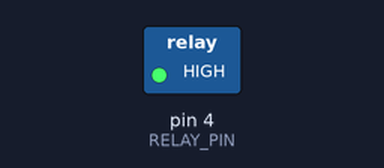
Recording of a sketch running on a simulated Arduino Uno, built with avr-gcc and run on an emulated ATmega328P. Parts: switched loads named in the sketch (green lamp = pin HIGH).

Above: at 1.0 s.
At 3.0 s:
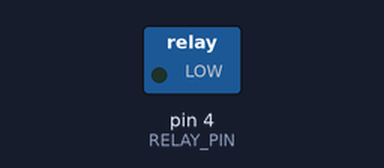
Timing chart, 0 to 5.2 s (numbered marks = the images above):
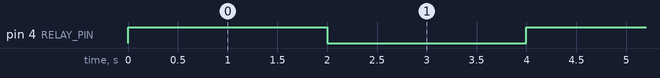

Measured:
- by itself, pin 4 (RELAY_PIN): alternates HIGH for 2.0 s and LOW for 2.0 s

The sketch:

relay_module.ino
```cpp
const int RELAY_PIN = 4;  // the Arduino pin, which connects to the IN pin of relay

// the setup function runs once when you press reset or power the board
void setup() {
  // initialize digital pin A5 as an output.
  pinMode(RELAY_PIN, OUTPUT);
}

// the loop function runs over and over again forever
void loop() {
  digitalWrite(RELAY_PIN, HIGH); // turn on pump 5 seconds
  delay(2000);
  digitalWrite(RELAY_PIN, LOW);  // turn off pump 5 seconds
  delay(2000);
}
```
